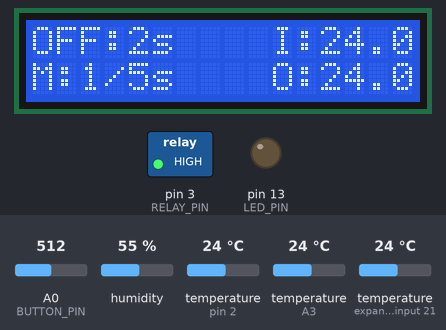
Recording of a program running on a simulated Arduino Pro Mini, built with avr-gcc and run on an emulated ATmega328P. Parts: 16×2 character LCD, switched loads named in the program (green lamp = pin HIGH), output pins drawn as LEDs (lit = HIGH). The inputs (shaded band) are chosen by the test bench; at power-on: A0 (BUTTON_PIN) = 512, humidity 55 %, temperature (sensors on pin 2, A3, expander input 21) 24 °C. EEPROM starts erased; what the program prints to the serial monitor is not drawn.

Above: at 3.5 s.
3.6 s: A0 (BUTTON_PIN) set to 540
12.5 s: A0 (BUTTON_PIN) set to 572
At 13.5 s:
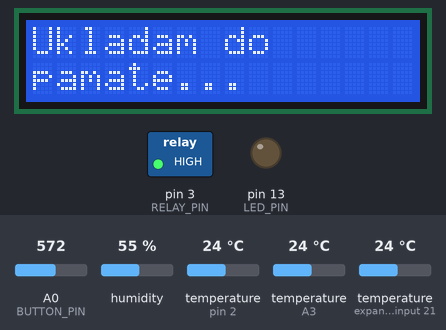
16.1 s: A0 (BUTTON_PIN) set to 30
At 16.34 s:
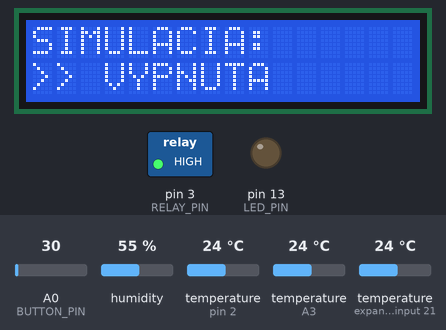
18.3 s: A0 (BUTTON_PIN) set to 47
19.8 s: A0 (BUTTON_PIN) set to 53
At 19.94 s:
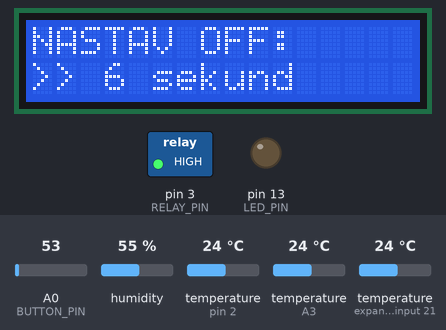
21.3 s: A0 (BUTTON_PIN) set to 6
At 21.54 s:
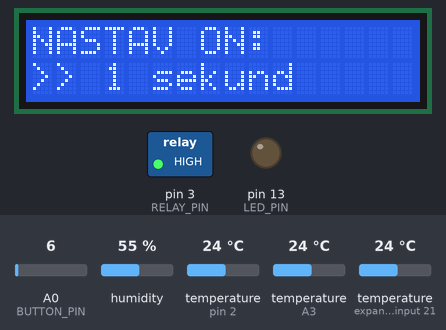
Timing chart, 0 to 24.3 s (numbered marks = the images above; inputs shaded):
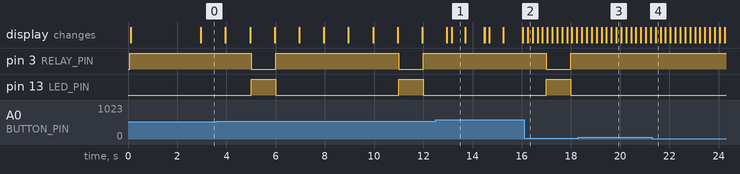

Measured:
- the behaviour switches between 554 and 555 on A0 (BUTTON_PIN) (found by bisection; images 0 and 1)
- the behaviour switches between 49 and 50 on A0 (BUTTON_PIN) (found by bisection; images 2 and 3)
- after the input at 12.5 s, the display: first differs from a run without the input after 0.46 s (image 1 shows a later state)
- after the input at 16.1 s, pin 3 (RELAY_PIN): HIGH → LOW after 0.90 s instead of 1.5 s; pin 13 (LED_PIN): LOW → HIGH after 0.90 s instead of 1.5 s; the display: changes after 0.14 s (image 2)
- after the input at 21.3 s, the display: changes after 0.14 s (image 4)
- by itself, pin 3 (RELAY_PIN): alternates HIGH for 5.0 s and LOW for 1.0 s
- by itself, pin 13 (LED_PIN): alternates HIGH for 1.0 s and LOW for 5.0 s

The program:

main.cpp
```cpp
#include <Arduino.h>
#include <LiquidCrystal.h>
#include <EEPROM.h>
#include <DHT.h>
#include <OneWire.h>
#include <DallasTemperature.h>

// Konfigurácia LCD (štandardné piny pre LCD Keypad Shield)
LiquidCrystal lcd(8, 9, 4, 5, 6, 7);

// Konfigurácia pinov
const int RELAY_PIN = 3;   // Pin pre relé
const int LED_PIN = 13;    // LED indikácia
const int BUTTON_PIN = A0; // Analógový vstup pre tlačidlá
const int DHT_PIN = 2;     // Pin pre DHT11 senzor
const int ONE_WIRE_BUS = A3; // Pin pre DS18B20 senzory

// DHT11 senzor konfigurácia
#define DHTTYPE DHT11
DHT dht(DHT_PIN, DHTTYPE);

// DS18B20 senzory konfigurácia
OneWire oneWire(ONE_WIRE_BUS);
DallasTemperature sensors(&oneWire);
DeviceAddress sensorInput, sensorOutput;
float tempInput = 0.0;
float tempOutput = 0.0;
float tempDelta = 0.0;
unsigned long lastDS18B20Read = 0;
const unsigned long DS18B20_READ_INTERVAL = 1000; // Čítaj každú sekundu
bool ds18b20Available = false;

// EEPROM adresy pre ukladanie nastavení
const int EEPROM_ADDR_OFF = 0;    // Adresa pre OFF interval (2 bajty)
const int EEPROM_ADDR_ON = 2;     // Adresa pre ON interval (2 bajty)
const int EEPROM_ADDR_MAGIC = 4;  // Magic byte pre kontrolu inicializácie
const int EEPROM_ADDR_MODE = 5;   // Adresa pre režim (1 bajt)
const int EEPROM_ADDR_DEST_TEMP = 6; // Adresa pre cieľovú teplotu (2 bajty)
const int EEPROM_ADDR_SIMULATION = 8; // Adresa pre simulačný režim (1 bajt)
const int EEPROM_ADDR_EMERGENCY_TIME = 9; // Adresa pre emergency time on (2 bajty)
const byte EEPROM_MAGIC = 0xAB;   // Magic hodnota

// Režimy ovládania
enum ControlMode { MANUAL, AUTOMATIC };
ControlMode currentMode = MANUAL;  // Default: manuálny režim

// Nastavenie intervalov (v sekundách)
unsigned long offIntervalSeconds = 5;   // Default: 5 sekúnd vypnuté
unsigned long onIntervalSeconds = 1;    // Default: 1 sekunda zapnuté

// Nastavenie cieľovej teploty (pre automatický režim)
int destinationTemperature = 50;  // Default: 50°C

// Simulačný režim
bool simulationEnabled = false;  // Default: vypnutý

// Emergency režim
unsigned int emergencyTimeOn = 10;  // Default: 10 sekúnd (konfigurovateľné v menu)
bool emergencyActive = false;   // Aktuálny stav emergency režimu
unsigned long emergencyStartTime = 0;
const unsigned long EMERGENCY_BUTTON_HOLD = 3000; // 3 sekundy držať tlačidlo
unsigned long rightButtonPressStart = 0;
bool rightButtonHeld = false;
// Paused state during emergency
unsigned long elapsedBeforePause = 0;  // How much time elapsed before pause
bool pausedRelayState = false;          // Relay state when paused

// Premenné pre sledovanie stavu
bool relayState = false;
unsigned long previousMillis = 0;
unsigned long startTime = 0;

// DHT senzor premenné
float temperature = 0.0;
float humidity = 0.0;
unsigned long lastDHTRead = 0;
const unsigned long DHT_READ_INTERVAL = 2000; // Čítaj každé 2 sekundy

// Menu premenné
enum MenuState { NORMAL, MENU_MODE, MENU_OFF, MENU_ON, MENU_DEST_TEMP, MENU_SIMULATION, MENU_EMERGENCY_TIME, DETAIL_TEMP };
MenuState menuState = NORMAL;
unsigned long lastButtonPress = 0;
const unsigned long debounceDelay = 200;

// Definície tlačidiel (hodnoty z ADC pre LCD Keypad Shield)
enum Button { NONE, RIGHT, UP, DOWN, LEFT, SELECT };

// ========== DS18B20 funkcie ==========

void printAddress(DeviceAddress deviceAddress) {
  for (uint8_t i = 0; i < 8; i++) {
    if (deviceAddress[i] < 16) Serial.print("0");
    Serial.print(deviceAddress[i], HEX);
  }
}

void initDS18B20() {
  sensors.begin();
  int deviceCount = sensors.getDeviceCount();

  Serial.print("Najdenych DS18B20: ");
  Serial.println(deviceCount);

  if (deviceCount >= 2) {
    sensors.getAddress(sensorInput, 0);
    sensors.getAddress(sensorOutput, 1);

    Serial.print("Senzor 0 (Vstup): ");
    printAddress(sensorInput);
    Serial.println();

    Serial.print("Senzor 1 (Vystup): ");
    printAddress(sensorOutput);
    Serial.println();

    sensors.setResolution(sensorInput, 12);
    sensors.setResolution(sensorOutput, 12);

    ds18b20Available = true;
  } else {
    Serial.println("Chyba: Nenasli sa 2 DS18B20 senzory!");
    ds18b20Available = false;
  }
}

void readDS18B20() {
  if (!ds18b20Available) return;

  unsigned long currentMillis = millis();
  if (currentMillis - lastDS18B20Read >= DS18B20_READ_INTERVAL) {
    lastDS18B20Read = currentMillis;

    sensors.requestTemperatures();

    float tIn = sensors.getTempC(sensorInput);
    float tOut = sensors.getTempC(sensorOutput);

    if (tIn != DEVICE_DISCONNECTED_C && tOut != DEVICE_DISCONNECTED_C) {
      tempInput = tIn;
      tempOutput = tOut;
      tempDelta = tempOutput - tempInput;
    }
  }
}

// ========== EEPROM funkcie ==========

void saveToEEPROM() {
  EEPROM.write(EEPROM_ADDR_OFF, offIntervalSeconds & 0xFF);
  EEPROM.write(EEPROM_ADDR_OFF + 1, (offIntervalSeconds >> 8) & 0xFF);
  EEPROM.write(EEPROM_ADDR_ON, onIntervalSeconds & 0xFF);
  EEPROM.write(EEPROM_ADDR_ON + 1, (onIntervalSeconds >> 8) & 0xFF);
  EEPROM.write(EEPROM_ADDR_MODE, (byte)currentMode);
  EEPROM.write(EEPROM_ADDR_DEST_TEMP, destinationTemperature & 0xFF);
  EEPROM.write(EEPROM_ADDR_DEST_TEMP + 1, (destinationTemperature >> 8) & 0xFF);
  EEPROM.write(EEPROM_ADDR_SIMULATION, simulationEnabled ? 1 : 0);
  EEPROM.write(EEPROM_ADDR_EMERGENCY_TIME, emergencyTimeOn & 0xFF);
  EEPROM.write(EEPROM_ADDR_EMERGENCY_TIME + 1, (emergencyTimeOn >> 8) & 0xFF);
  EEPROM.write(EEPROM_ADDR_MAGIC, EEPROM_MAGIC);
}

void loadFromEEPROM() {
  byte magic = EEPROM.read(EEPROM_ADDR_MAGIC);

  if (magic != EEPROM_MAGIC) {
    saveToEEPROM();
    return;
  }

  byte lowByte = EEPROM.read(EEPROM_ADDR_OFF);
  byte highByte = EEPROM.read(EEPROM_ADDR_OFF + 1);
  offIntervalSeconds = (highByte << 8) | lowByte;

  lowByte = EEPROM.read(EEPROM_ADDR_ON);
  highByte = EEPROM.read(EEPROM_ADDR_ON + 1);
  onIntervalSeconds = (highByte << 8) | lowByte;

  byte modeValue = EEPROM.read(EEPROM_ADDR_MODE);
  currentMode = (modeValue == 0 || modeValue == 1) ? (ControlMode)modeValue : MANUAL;

  lowByte = EEPROM.read(EEPROM_ADDR_DEST_TEMP);
  highByte = EEPROM.read(EEPROM_ADDR_DEST_TEMP + 1);
  destinationTemperature = (highByte << 8) | lowByte;

  byte simulationValue = EEPROM.read(EEPROM_ADDR_SIMULATION);
  simulationEnabled = (simulationValue == 1);

  lowByte = EEPROM.read(EEPROM_ADDR_EMERGENCY_TIME);
  highByte = EEPROM.read(EEPROM_ADDR_EMERGENCY_TIME + 1);
  emergencyTimeOn = (highByte << 8) | lowByte;

  if (offIntervalSeconds < 1 || offIntervalSeconds > 999) offIntervalSeconds = 5;
  if (onIntervalSeconds < 1 || onIntervalSeconds > 999) onIntervalSeconds = 1;
  if (destinationTemperature < 1 || destinationTemperature > 99) destinationTemperature = 50;
  if (emergencyTimeOn < 1 || emergencyTimeOn > 999) emergencyTimeOn = 10;
}

Button readButton() {
  int adc = analogRead(BUTTON_PIN);
  if (adc > 1000) return NONE;
  if (adc < 50)   return RIGHT;
  if (adc < 195)  return UP;
  if (adc < 380)  return DOWN;
  if (adc < 555)  return LEFT;
  if (adc < 790)  return SELECT;
  return NONE;
}

void checkEmergencyButton() {
  // Only check for emergency button in NORMAL mode
  if (menuState != NORMAL) {
    rightButtonHeld = false;
    rightButtonPressStart = 0;
    return;
  }

  Button currentButton = readButton();

  // Detect right button press start
  if (currentButton == RIGHT && !rightButtonHeld) {
    if (rightButtonPressStart == 0) {
      rightButtonPressStart = millis();
    }

    // Check if held for 3 seconds
    if (millis() - rightButtonPressStart >= EMERGENCY_BUTTON_HOLD) {
      rightButtonHeld = true;
      emergencyActive = true;
      emergencyStartTime = millis();
      rightButtonPressStart = 0;

      // Save current countdown state before pausing
      elapsedBeforePause = millis() - previousMillis;
      pausedRelayState = relayState;

      // Turn on relay for emergency (respect simulation mode)
      relayState = true;  // Set relay to ON state for emergency
      if (!simulationEnabled) {
        digitalWrite(RELAY_PIN, LOW); // LOW = relay ON
      }
      digitalWrite(LED_PIN, HIGH);
    }
  } else if (currentButton != RIGHT) {
    // Reset if button released before 3 seconds
    rightButtonPressStart = 0;
    rightButtonHeld = false;
  }
}

Button getButton() {
  if (millis() - lastButtonPress < debounceDelay) return NONE;
  Button btn = readButton();
  if (btn != NONE) lastButtonPress = millis();
  return btn;
}

void setup() {
  Serial.begin(9600);
  lcd.begin(16, 2);
  pinMode(RELAY_PIN, OUTPUT);
  pinMode(LED_PIN, OUTPUT);
  digitalWrite(RELAY_PIN, HIGH);
  digitalWrite(LED_PIN, LOW);

  // Inicializácia DHT senzora
  dht.begin();

  // Inicializácia DS18B20 senzorov
  initDS18B20();

  lcd.clear();
  lcd.print("Water Heater");
  lcd.setCursor(0, 1);
  lcd.print("V4.0 - DS18B20");
  delay(2000);

  loadFromEEPROM();

  startTime = millis();
}

void displayNormalMode() {
  lcd.clear();

  // Emergency mode display
  if (emergencyActive) {
    unsigned long currentMillis = millis();
    unsigned long emergencyDuration = ((unsigned long)emergencyTimeOn) * 1000UL;
    unsigned long emergencyElapsed = currentMillis - emergencyStartTime;

    // Protect against underflow if emergency duration has passed
    unsigned long emergencyRemaining = 0;
    if (emergencyElapsed < emergencyDuration) {
      emergencyRemaining = (emergencyDuration - emergencyElapsed) / 1000;
    }

    // First row: "ON :" with emergency countdown
    lcd.setCursor(0, 0);
    lcd.print("ON :");
    lcd.print(emergencyRemaining);
    lcd.print("s");

    // Second row: "E:10s" format (E = emergency, configured time)
    lcd.setCursor(0, 1);
    lcd.print("E:");
    lcd.print(emergencyTimeOn);
    lcd.print("s");

    return;
  }

  unsigned long currentMillis = millis();
  unsigned long elapsed = currentMillis - previousMillis;
  unsigned long interval = relayState ? (onIntervalSeconds * 1000) : (offIntervalSeconds * 1000);
  unsigned long remaining = (interval - elapsed) / 1000;

  // First row: OFF/ON status (3 chars), colon, time in seconds, space, I: input temp
  // Format: "OFF:3s    I:18.3" or "ON :3s    I:18.3"
  lcd.setCursor(0, 0);

  // Print relay status (OFF or ON with space)
  if (relayState) {
    lcd.print("ON ");
  } else {
    lcd.print("OFF");
  }
  lcd.print(":");

  // Print remaining time
  lcd.print(remaining);
  lcd.print("s");

  // Print input temp at column 10 (empty space between)
  lcd.setCursor(10, 0);
  lcd.print("I:");
  if (ds18b20Available && tempInput >= -55 && tempInput <= 125) {
    lcd.print(tempInput, 1);
  } else {
    lcd.print("--.-");
  }

  // Second row: M/A for mode, colon, on/off config, space, O: output temp
  // Format: "M:1/105s  O:23.5" or "A:1/105s  O:23.5"
  lcd.setCursor(0, 1);

  // Print mode
  if (currentMode == MANUAL) {
    lcd.print("M:");
  } else {
    lcd.print("A:");
  }

  // Print on/off intervals
  lcd.print(onIntervalSeconds);
  lcd.print("/");
  lcd.print(offIntervalSeconds);
  lcd.print("s");

  // Print output temp at column 10 (empty space between)
  lcd.setCursor(10, 1);
  lcd.print("O:");
  if (ds18b20Available && tempOutput >= -55 && tempOutput <= 125) {
    lcd.print(tempOutput, 1);
  } else {
    lcd.print("--.-");
  }
}

void displayMenuOff() {
  lcd.clear();
  lcd.print("NASTAV OFF:");
  lcd.setCursor(0, 1);
  lcd.print(">> ");
  lcd.print(offIntervalSeconds);
  lcd.print(" sekund");
}

void displayMenuOn() {
  lcd.clear();
  lcd.print("NASTAV ON:");
  lcd.setCursor(0, 1);
  lcd.print(">> ");
  lcd.print(onIntervalSeconds);
  lcd.print(" sekund");
}

void displayMenuMode() {
  lcd.clear();
  lcd.print("REZIM:");
  lcd.setCursor(0, 1);
  lcd.print(">> ");
  if (currentMode == MANUAL) {
    lcd.print("MANUALNY");
  } else {
    lcd.print("AUTOMATICKY");
  }
}

void displayMenuDestTemp() {
  lcd.clear();
  lcd.print("CIELOVA TEPLOTA:");
  lcd.setCursor(0, 1);
  lcd.print(">> ");
  lcd.print(destinationTemperature);
  lcd.print(" C");
}

void displayMenuSimulation() {
  lcd.clear();
  lcd.print("SIMULACIA:");
  lcd.setCursor(0, 1);
  lcd.print(">> ");
  if (simulationEnabled) {
    lcd.print("ZAPNUTA");
  } else {
    lcd.print("VYPNUTA");
  }
}

void displayMenuEmergency() {
  lcd.clear();
  lcd.print("EMERGENCY TIME:");
  lcd.setCursor(0, 1);
  lcd.print(">> ");
  lcd.print(emergencyTimeOn);
  lcd.print(" sekund");
}

void displaySaving() {
  lcd.clear();
  lcd.print("Ukladam do");
  lcd.setCursor(0, 1);
  lcd.print("pamate...");
  delay(500);
}

void handleButtons() {
  // Skip button processing during emergency mode
  if (emergencyActive) return;

  Button btn = getButton();
  if (btn == NONE) return;

  switch (menuState) {
    case NORMAL:
      if (btn == SELECT) {
        menuState = MENU_MODE;
        displayMenuMode();
      }
      break;

    case MENU_MODE:
      if (btn == UP || btn == DOWN) {
        currentMode = (currentMode == MANUAL) ? AUTOMATIC : MANUAL;
        displayMenuMode();
      } else if (btn == RIGHT) {
        // Navigate to simulation menu
        menuState = MENU_SIMULATION;
        displayMenuSimulation();
      } else if (btn == LEFT) {
        // Navigate backward: in manual mode go to MENU_ON, in automatic mode go to MENU_DEST_TEMP
        if (currentMode == MANUAL) {
          menuState = MENU_ON;
          displayMenuOn();
        } else {
          menuState = MENU_DEST_TEMP;
          displayMenuDestTemp();
        }
      } else if (btn == SELECT) {
        displaySaving();
        saveToEEPROM();
        menuState = NORMAL;
        displayNormalMode();
      }
      break;

    case MENU_SIMULATION:
      if (btn == UP || btn == DOWN) {
        bool previousSimulation = simulationEnabled;
        simulationEnabled = !simulationEnabled;
        displayMenuSimulation();

        // When entering simulation mode, ensure relay is OFF for safety
        if (!previousSimulation && simulationEnabled) {
          digitalWrite(RELAY_PIN, HIGH); // HIGH = relay OFF
        }
        // When exiting simulation mode, sync relay to current state
        if (previousSimulation && !simulationEnabled) {
          digitalWrite(RELAY_PIN, relayState ? LOW : HIGH);
        }
      } else if (btn == RIGHT) {
        menuState = MENU_EMERGENCY_TIME;
        displayMenuEmergency();
      } else if (btn == LEFT) {
        menuState = MENU_MODE;
        displayMenuMode();
      } else if (btn == SELECT) {
        displaySaving();
        saveToEEPROM();
        menuState = NORMAL;
        displayNormalMode();
      }
      break;

    case MENU_EMERGENCY_TIME:
      if (btn == UP) {
        emergencyTimeOn++;
        if (emergencyTimeOn > 999) emergencyTimeOn = 999;
        displayMenuEmergency();
      } else if (btn == DOWN) {
        if (emergencyTimeOn > 1) emergencyTimeOn--;
        displayMenuEmergency();
      } else if (btn == RIGHT) {
        // Navigate to mode-specific submenu
        if (currentMode == MANUAL) {
          menuState = MENU_OFF;
          displayMenuOff();
        } else {
          // In automatic mode, skip off/on time and go to dest temp
          menuState = MENU_DEST_TEMP;
          displayMenuDestTemp();
        }
      } else if (btn == LEFT) {
        menuState = MENU_SIMULATION;
        displayMenuSimulation();
      } else if (btn == SELECT) {
        displaySaving();
        saveToEEPROM();
        menuState = NORMAL;
        displayNormalMode();
      }
      break;

    case MENU_OFF:
      if (btn == UP) {
        offIntervalSeconds++;
        if (offIntervalSeconds > 999) offIntervalSeconds = 999;
        displayMenuOff();
      } else if (btn == DOWN) {
        if (offIntervalSeconds > 1) offIntervalSeconds--;
        displayMenuOff();
      } else if (btn == RIGHT) {
        menuState = MENU_ON;
        displayMenuOn();
      } else if (btn == LEFT) {
        menuState = MENU_EMERGENCY_TIME;
        displayMenuEmergency();
      } else if (btn == SELECT) {
        displaySaving();
        saveToEEPROM();
        menuState = NORMAL;
        displayNormalMode();
      }
      break;

    case MENU_ON:
      if (btn == UP) {
        onIntervalSeconds++;
        if (onIntervalSeconds > 999) onIntervalSeconds = 999;
        displayMenuOn();
      } else if (btn == DOWN) {
        if (onIntervalSeconds > 1) onIntervalSeconds--;
        displayMenuOn();
      } else if (btn == RIGHT) {
        // Navigate back to mode
        menuState = MENU_MODE;
        displayMenuMode();
      } else if (btn == LEFT) {
        menuState = MENU_OFF;
        displayMenuOff();
      } else if (btn == SELECT) {
        displaySaving();
        saveToEEPROM();
        menuState = NORMAL;
        displayNormalMode();
      }
      break;

    case MENU_DEST_TEMP:
      if (btn == UP) {
        destinationTemperature++;
        if (destinationTemperature > 99) destinationTemperature = 99;
        displayMenuDestTemp();
      } else if (btn == DOWN) {
        if (destinationTemperature > 1) destinationTemperature--;
        displayMenuDestTemp();
      } else if (btn == RIGHT) {
        // Navigate back to mode
        menuState = MENU_MODE;
        displayMenuMode();
      } else if (btn == LEFT) {
        menuState = MENU_EMERGENCY_TIME;
        displayMenuEmergency();
      } else if (btn == SELECT) {
        displaySaving();
        saveToEEPROM();
        menuState = NORMAL;
        displayNormalMode();
      }
      break;
  }
}

void controlRelay() {
  // Handle emergency mode - override normal operation
  if (emergencyActive) {
    unsigned long currentMillis = millis();
    unsigned long emergencyDuration = ((unsigned long)emergencyTimeOn) * 1000UL;
    if (currentMillis - emergencyStartTime >= emergencyDuration) {
      // Emergency period ended, return to normal operation
      emergencyActive = false;
      rightButtonHeld = false;
      rightButtonPressStart = 0;

      // When emergency ends, start with OFF countdown in manual mode
      if (currentMode == MANUAL) {
        relayState = false;  // Set relay to OFF
        previousMillis = millis();  // Reset timing to start fresh OFF interval
      } else {
        // In automatic mode, restore paused countdown state
        relayState = pausedRelayState;
        previousMillis = millis() - elapsedBeforePause;  // Restore paused countdown
      }

      // Update physical relay and LED based on new state
      if (!simulationEnabled) {
        digitalWrite(RELAY_PIN, relayState ? LOW : HIGH);
      }
      digitalWrite(LED_PIN, relayState ? HIGH : LOW);
    }
    return; // Skip normal relay control during emergency
  }

  unsigned long currentMillis = millis();
  unsigned long interval = relayState ? (onIntervalSeconds * 1000) : (offIntervalSeconds * 1000);

  if (currentMillis - previousMillis >= interval) {
    previousMillis = currentMillis;
    relayState = !relayState;

    // Update LED in all modes
    digitalWrite(LED_PIN, relayState ? HIGH : LOW);

    // In simulation mode, don't update relay; in normal mode, update relay
    if (!simulationEnabled) {
      digitalWrite(RELAY_PIN, relayState ? LOW : HIGH);
    }
  }
}

void readDHTSensor() {
  unsigned long currentMillis = millis();
  if (currentMillis - lastDHTRead >= DHT_READ_INTERVAL) {
    lastDHTRead = currentMillis;

    float h = dht.readHumidity();
    float t = dht.readTemperature();

    // Kontrola, či sa podarilo prečítať údaje a či sú v platnom rozsahu
    // DHT11 rozsah: 0-50°C, 20-80% vlhkosť
    if (!isnan(h) && !isnan(t) && t >= 0 && t <= 50 && h >= 20 && h <= 80) {
      humidity = h;
      temperature = t;
    }
  }
}

void loop() {
  checkEmergencyButton();
  handleButtons();
  controlRelay();
  if (menuState == NORMAL) {
    readDHTSensor();
    readDS18B20();
  }

  static unsigned long lastDisplayUpdate = 0;
  if (menuState == NORMAL && millis() - lastDisplayUpdate >= 500) {
    lastDisplayUpdate = millis();
    displayNormalMode();
  }
}
```
